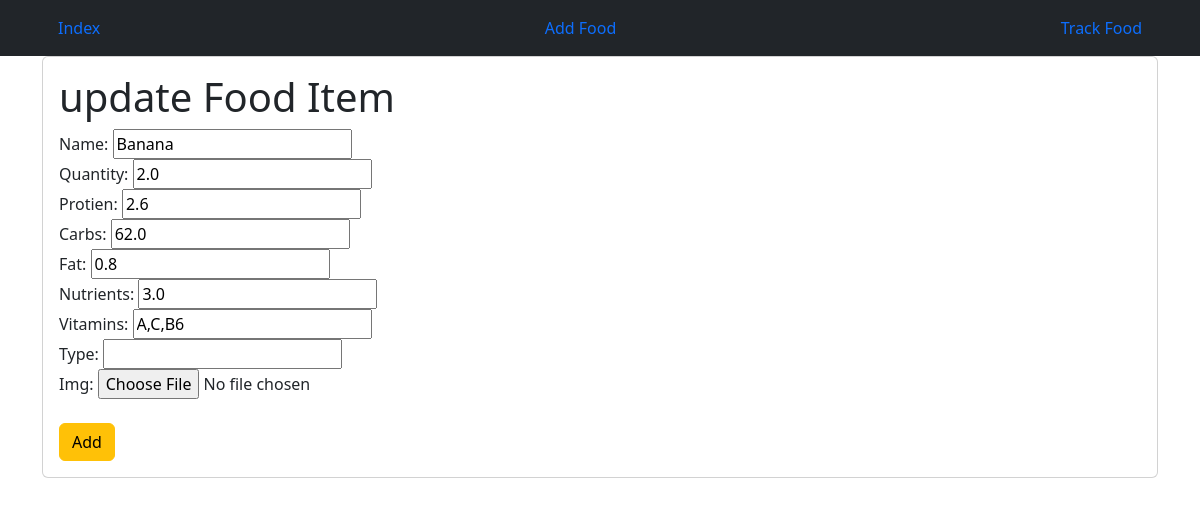
Screenshot of /update/7 with the database file from the repository.
### calapp/models.py (models this page shows, shortened)
class finalmodel(models.Model):
    name=models.CharField( max_length=50)
    quantity= models.FloatField()
    protien=models.FloatField()
    carbs=models.FloatField()
    fat=models.FloatField()
    nutrients=models.FloatField()
    vitamins= models.CharField(max_length=50)

### calapp/views.py (the view)
# urls.py: path('update/<int:pk>',views.upd,name='upd')
def upd(request,pk):
    res = finalmodel.objects.get(id=pk)
    if request.method=='POST':
        form7 = addcalform(request.POST,instance=res)
        if form7.is_valid():
            form7.save()
    res = finalmodel.objects.get(id=pk)
    form7 = addcalform(instance=res)
    return render(request,'up.html',{'form7':form7})

### calapp/forms.py
class addcalform(forms.ModelForm):
    class Meta:
        model=calmodel
        fields="__all__"

### templates/up.html (shortened to what this page needs)
{% extends 'base.html' %}
{% block content %}
    <div class="container">
        <div class="jumbotron">
            <div class="card card-body">
              <h1>update Food Item</h1>
              <form action="" method="POST">
                  {{ form7 }}
                  <br>
                  <input type="submit" value="Add" class="btn btn-warning">
              </form>
            </div>
        </div>
    </div>
{% endblock %}

### rows the page displays
finalmodel: name "Banana", quantity "2.0", protien "2.6", carbs "62.0", fat "0.8", nutrients "3.0", vitamins "A,C,B6"
